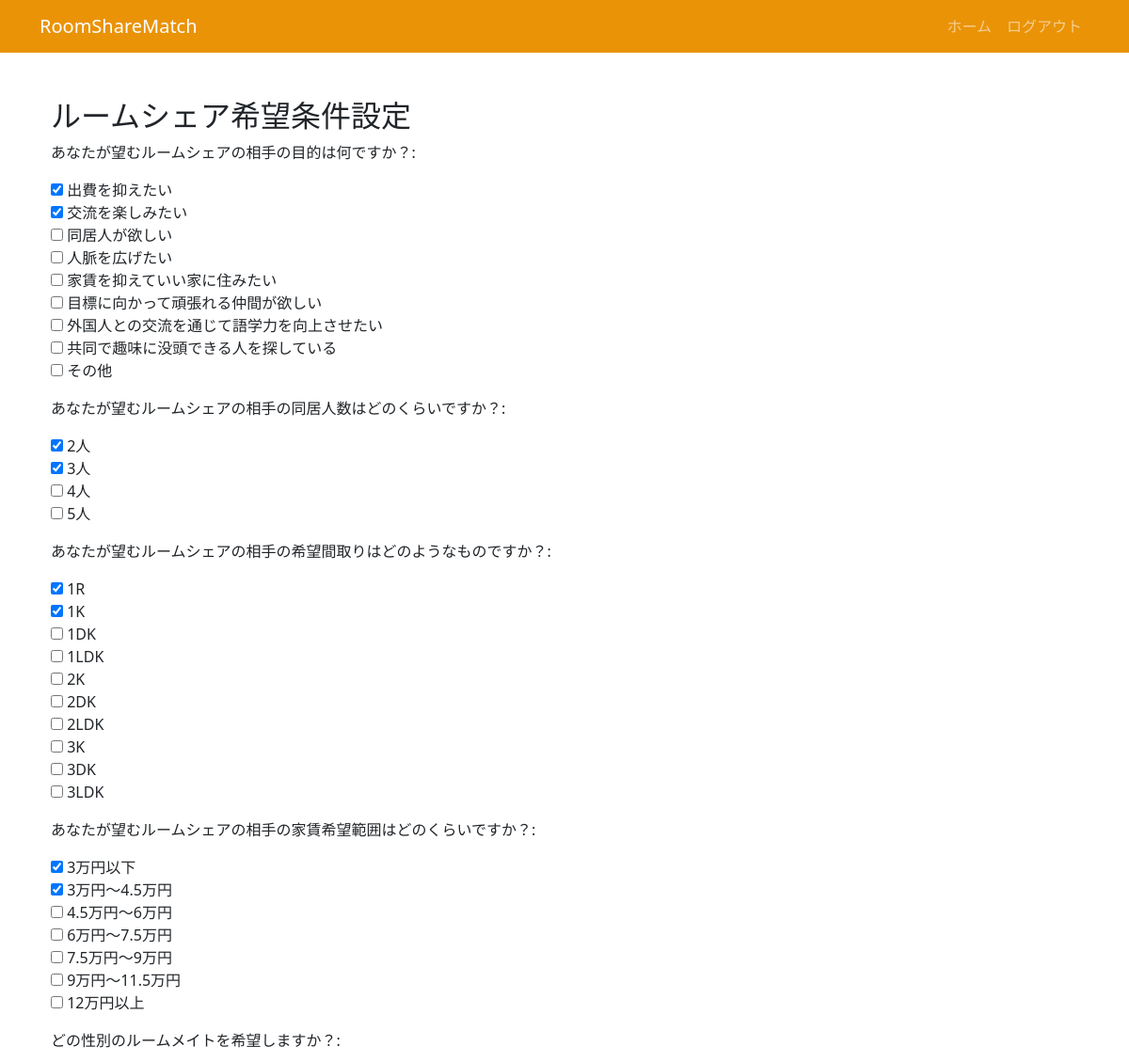
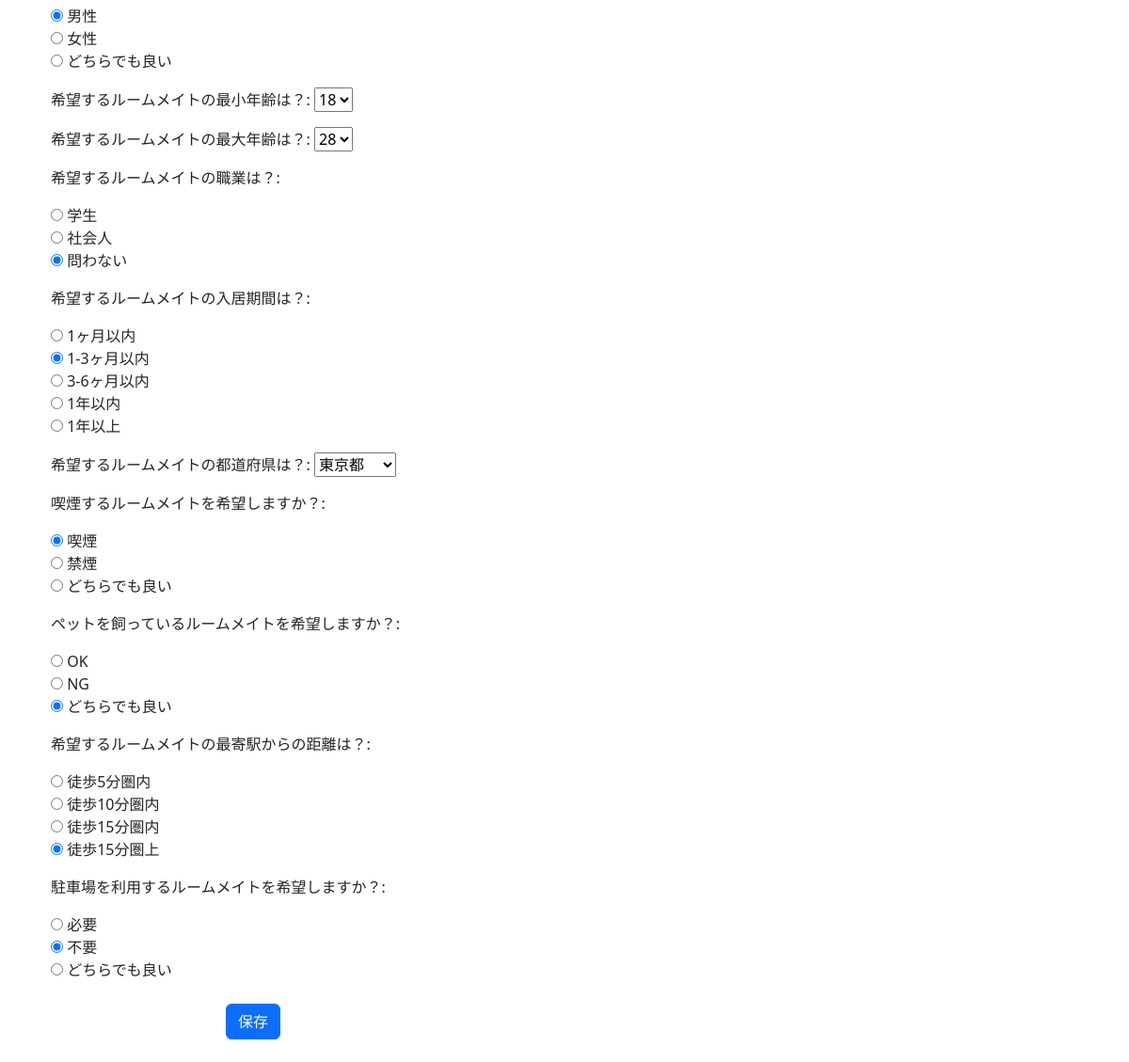
The app's page /matching_app/roommate_preference/ (signed in) with its own data (2 pictures, top to bottom).
### matching_app/models.py (models this page shows, shortened)
class RoommatePreference(models.Model):
    user = models.ForeignKey(User, on_delete=models.CASCADE, related_name='roommate_preference')
    gender = models.CharField(max_length=6, verbose_name='性別')
    age_min = models.IntegerField(blank=True, null=True, verbose_name='最小年齢')
    age_max = models.IntegerField(blank=True, null=True, verbose_name='最大年齢')
    occupation = models.CharField(max_length=10, verbose_name='職業')
    period = models.CharField(max_length=10, verbose_name='期間')
    smoking = models.CharField(max_length=10, verbose_name='喫煙')
    pet = models.CharField(max_length=10, verbose_name='ペット')
    prefecture = models.CharField(max_length=10, verbose_name='都道府県')
    commute_time = models.CharField(max_length=10, verbose_name='通勤時間')
    parking = models.CharField(max_length=10, verbose_name='駐車場')

### matching_app/views.py (the view)
# urls.py: path('roommate_preference/', views.roommate_preference, name='roommate_preference'),
@login_required
def roommate_preference(request):
    if request.method == 'GET':
        purpose_choices = []
        purposes = Purpose.objects.filter(user=request.user)
        for purpose in purposes:
            purpose_choices.append(purpose.purpose_name)
        purpose_form = PurposeForm(initial={'purpose_name': purpose_choices or None})
        cohabitation_choices = []
        cohabitations = DesiredCohabitee.objects.filter(user=request.user)
        for cohabitation in cohabitations:
            cohabitation_choices.append(cohabitation.cohabitation_number)
        cohabitation_form = DesiredCohabiteeForm(initial={'cohabitation_number': cohabitation_choices or None})
        layout_choices = []
        layouts = RoomLayout.objects.filter(user=request.user)
        for layout in layouts:
            layout_choices.append(layout.layout)
        layout_form = RoomLayoutForm(initial={'layout': layout_choices or None})
        rent_choices = []
        rents = Rent.objects.filter(user=request.user)
        for rent in rents:
            rent_choices.append(rent.rent)
        rent_form = RentForm(initial={'rent': rent_choices or None})
        roommate_preference, created = RoommatePreference.objects.get_or_create(user=request.user)
        roommate_preference_form = RoommatePreferenceForm(instance=roommate_preference)
        context = {
            'purpose_form': purpose_form,
            'cohabitation_form': cohabitation_form,
            'layout_form': layout_form,
            'rent_form': rent_form,
            'roommate_preference_form': roommate_preference_form,
        }
        return render(request, 'matching_app/roommate_preference.html', context)

### matching_app/forms.py
class PurposeForm(forms.ModelForm):
    purpose_name = forms.MultipleChoiceField(
        choices=PURPOSE_CHOICES,
        widget=forms.CheckboxSelectMultiple,
        label='あなたが望むルームシェアの相手の目的は何ですか？'
    )
    class Meta:
        model = Purpose
        fields = ['purpose_name']

class DesiredCohabiteeForm(forms.ModelForm):
    cohabitation_number = forms.MultipleChoiceField(
        choices=DESIRED_COHABITEE_CHOICES,
        widget=forms.CheckboxSelectMultiple,
        label='あなたが望むルームシェアの相手の同居人数はどのくらいですか？'
    )
    class Meta:
        model = DesiredCohabitee
        fields = ['cohabitation_number']

### matching_app/templates/matching_app/roommate_preference.html (shortened to what this page needs)
{% extends 'main_app/base.html' %}
{% block content %}
<div class="container mt-5">
  <h2>ルームシェア希望条件設定</h2>
  <form method="POST" action="{% url 'matching_app:roommate_preference_save' %}">
    {{ purpose_form.as_p }}
    {{ cohabitation_form.as_p }}
    {{ layout_form.as_p }}
    {{ rent_form.as_p }}
    {{ roommate_preference_form.as_p }}
    <div class="form-group row mt-4">
      <div class="col-sm-10 offset-sm-2">
        <button type="submit" class="btn btn-primary">保存</button>
      </div>
    </div>
  </form>
</div>
{% endblock content %}

### records on screen
RoommatePreference: gender "☑ 男性 ☐ 女性 ☐ どちらでも良い", age_min "18", age_max "28", occupation "☐ 学生 ☐ 社会人 ☑ 問わない", period "☐ 1ヶ月以内 ☑ 1-3ヶ月以内 ☐ 3-6ヶ月以内 ☐ 1年以内 ☐ 1年以上", prefecture "東京都", smoking "☑ 喫煙 ☐ 禁煙 ☐ どちらでも良い", pet "☐ OK ☐ NG ☑ どちらでも良い", commute_time "☐ 徒歩5分圏内 ☐ 徒歩10分圏内 ☐ 徒歩15分圏内 ☑ 徒歩15分圏上", parking "☐ 必要 ☑ 不要 ☐ どちらでも良い"
